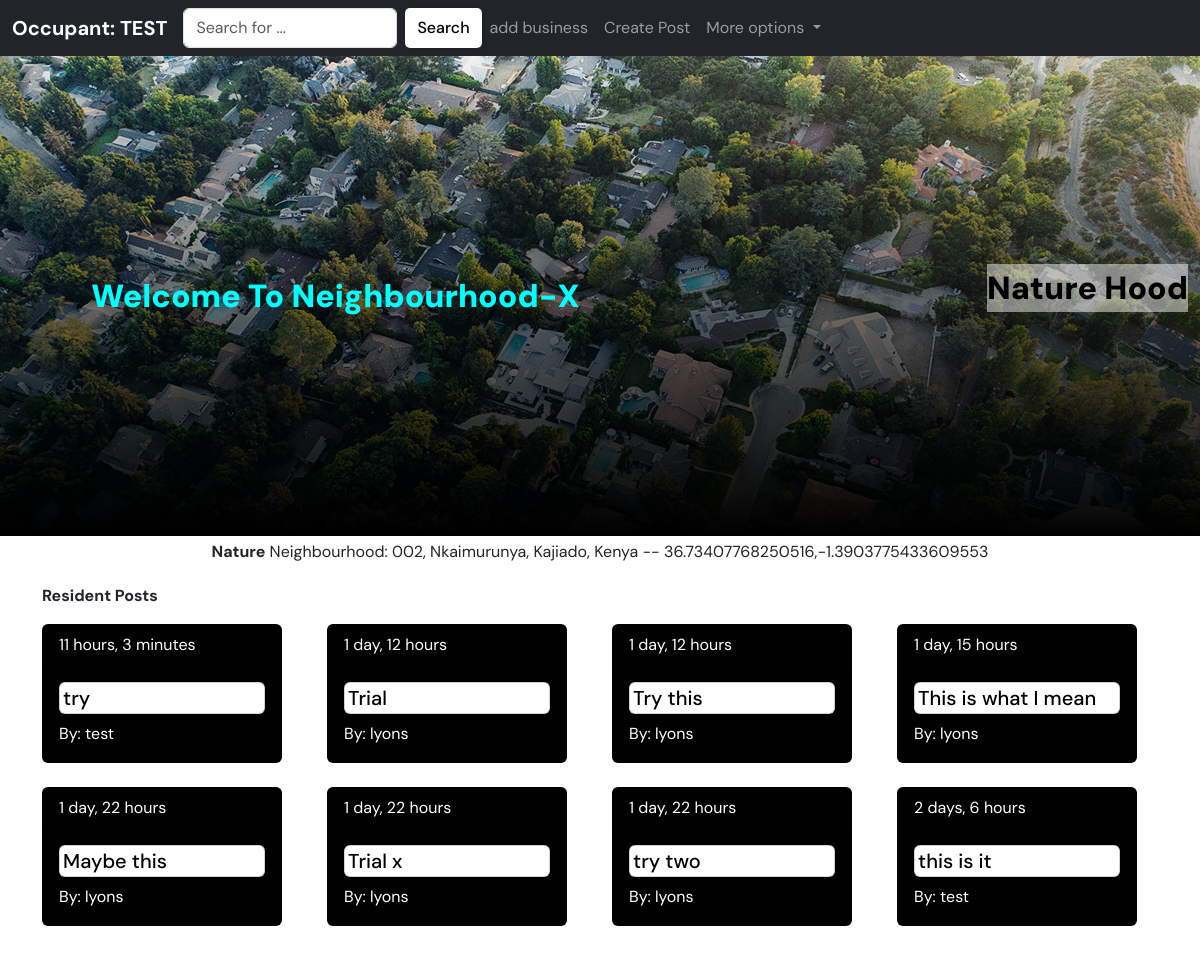
The page /resident-dashboard/ (signed in) on the database its author committed.
### neighbourhoodx/models.py (models this page shows, shortened)
class Neighbourhood(models.Model):
    admin = models.ForeignKey(Administrator, on_delete=models.CASCADE)
    name = models.CharField(max_length=30)
    location = LocationField(map_attrs={"center": [36.74,  -1.39], "marker_color": "red"})
    occupants = models.IntegerField(default=1, blank=True)
    address = AddressAutoHiddenField()
    class Meta:
        verbose_name = 'Neighbourhood'
        verbose_name_plural = 'Neighbourhoods'

class Post(models.Model):
    poster = models.ForeignKey(User, on_delete=models.SET_NULL, null=True)
    neighbourhood = models.ForeignKey(Neighbourhood, on_delete=models.CASCADE)
    body = models.TextField()
    posted = models.DateTimeField(auto_now_add=True)
    class Meta:
        verbose_name = 'Post'
        verbose_name_plural = 'Posts'
        ordering = ['-posted']

### neighbourhoodx/views.py (the view)
# urls.py: path('resident-dashboard/', views.residentDashboard, name="residentDashboard"),
@login_required(login_url='login')
def residentDashboard(request):
    user = request.user
    resident = Member.objects.get(user = user)
    get_neighbourhood = resident.neighbourhood
    if get_neighbourhood != None:
        posts = get_neighbourhood.post_set.all()
        n_long = get_neighbourhood.location[0]
        n_lat = get_neighbourhood.location[1]
        social_services = SocialServices.objects.filter(neighbourhood = get_neighbourhood)
        businesses = Business.objects.filter(neighbourhood = get_neighbourhood)
        print(social_services)
        banks = SocialServices.objects.filter(neighbourhood = get_neighbourhood, category = 'bank')
        fires = SocialServices.objects.filter(neighbourhood = get_neighbourhood, category = 'fire')
        polices = SocialServices.objects.filter(neighbourhood = get_neighbourhood, category = 'police')
        hospitals = SocialServices.objects.filter(neighbourhood = get_neighbourhood, category = 'hospital')
        print(hospitals)
        schools = SocialServices.objects.filter(neighbourhood = get_neighbourhood, category = 'school')
        m = folium.Map(location=[n_lat, n_long], zoom_start=16)
        folium.Marker([n_lat, n_long],
            popup=f'<strong>{user.username}</strong> Neighbourhood <p>where you belong</p>',
            tooltip='Click here for more',
            icon=folium.Icon(icon='home', color='blue')
            ).add_to(m)
        folium.CircleMarker(
            [n_lat, n_long],
            tooltip=f'<strong>{get_neighbourhood.name}</strong> Neighbourhood',
            popup='base',
            radius = 300,
            color='blue',
            fill=True,
            fill_color='aqua'
            ).add_to(m)
        if businesses != None:
            for business in businesses:
                s_long = business.location[0]
                s_lat = business.location[1]
                folium.Marker([s_lat, s_long],
                    popup=f'<strong>{business.name}</strong>',
                    tooltip='Click here for more',
                    icon=folium.Icon(color='red', icon='shopping-cart',)
                    ).add_to(m),
        if banks != None:
            for bank in banks:
                b_long = bank.location[0]
                b_lat = bank.location[1]
                folium.Marker([b_lat, b_long],
                    popup=f'<p style="width:10rem;"><strong>Name: {bank.name}</strong></p> <span>Category: {bank.category}</span> <p>Hotline: <strong>{bank.hotline}</strong></p> ',
                    tooltip='Click here for more',
                    icon=folium.Icon(color='orange', icon='credit-card')
                    ).add_to(m),
        if fires != None:
            for fire in fires:
                f_long = fire.location[0]
                f_lat = fire.location[1]
                folium.Marker([f_lat, f_long],
                    popup=f'<p style="width:10rem;"><strong>Name: {fire.name}</strong></p> <span>Category: {fire.category}</span> <p>Hotline: <strong>{fire.hotline}</strong></p>',
                    tooltip='Click here for more',
                    icon=folium.Icon(color='red', icon='fire')
                    ).add_to(m),
        if polices != None:
            for police in polices:
                p_long = police.location[0]
                p_lat = police.location[1]
                folium.Marker([p_lat, p_long],
                    popup=f'<p style="width:10rem;"><strong>Name: {police.name}</strong></p> <span>Category: {police.category}</span> <p>Hotline: <strong>{police.hotline}</strong></p>',
                    tooltip='Click here for more',
                    icon=folium.Icon(color='black', icon='flag')
                    ).add_to(m),
        if hospitals != None:
            for hospital in hospitals:
                h_long = hospital.location[0]
                h_lat = hospital.location[1]
                folium.Marker([h_lat, h_long],
                    popup=f'<p style="width:10rem;"><strong>Name: {hospital.name}</strong></p> <span>Category: {hospital.category}</span> <p>Hotline: <strong>{hospital.hotline}</strong></p>',
                    tooltip='Click here for more',
                    icon=folium.Icon(color='purple', icon='heart')
                    ).add_to(m),
        if schools != None:
            for school in schools:
                s_long = school.location[0]
                s_lat = school.location[1]
                folium.Marker([s_lat, s_long],
                    popup=f'<p style="width:10rem;"><strong>Name: {school.name}</strong></p> <span>Category: {school.category}</span> <p>Hotline: <strong>{school.hotline}</strong></p>',
                    tooltip='Click here for more',
                    icon=folium.Icon(color='green', icon='book')
                    ).add_to(m),
    else:
        posts = None
        return redirect(loginPage)
    m = m._repr_html_() #html representation
    context = {'map': m, 'hood': get_neighbourhood, 'posts':posts}
    return render(request, 'neighbourhoodx/resident_dashboard.html', context)

### neighbourhoodx/models.py (called while the page is built)
    def __str__(self):
        return self.name

### neighbourhoodx/templates/neighbourhoodx/resident_dashboard.html (shortened to what this page needs)
{% extends 'main.html' %}
{% load bootstrap5 %}
{% block content %}
{% include 'res_nav.html' %}
<div class="container-fluid admin">
    <div class="admin-blank">
        <strong class="text-center">Welcome To Neighbourhood-X</strong>
    </div>
    <div class="admin-map">
        <p class="text-center p-txt">{{hood.name}} Hood</p>
    </div>
</div>
<div class="container">
    <p class="text-center p-1"><strong>{{hood.name}}</strong> Neighbourhood: {{hood.address}} -- {{hood.location}}</p>
    <p><strong>Resident Posts</strong></p>
    <div class="row">
        {% for post in posts %}
        <div class="col-md-3">
            <div class="card text-white bg-black mb-4" style="max-width: 15rem; max-height: 9rem;">
                <div class="card-header">{{post.posted | timesince}}</div>
                <div class="card-body">
                    <h5 class="card-title card post-card">{{post.body}}</h5>
                    <p class="card-text">By: {{post.poster}}</p>
                </div>
            </div>
        </div>
        {% endfor %}
    </div>
</div>
<br>
{% endblock content %}

### templates/res_nav.html (shortened to what this page needs)
<nav class="navbar navbar-expand-lg navbar-dark bg-dark">
    <div class="container-fluid navbar-x">
        <a class="navbar-brand" href="{% url 'residentDashboard' %}"><strong>Occupant: {{request.user.username | upper}} </strong></a>
        <div class="collapse navbar-collapse" id="navbarSupportedContent">
            <ul class="navbar-nav me-auto mb-2 mb-lg-0">
                <form class="d-flex">
                    <input class="form-control me-2" type="search" placeholder="Search for ..." aria-label="Search">
                    <button class="btn btn--dark" type="submit">Search</button>
                </form>
                <li class="nav-item">
                    <a class="nav-link" href="{% url 'business' %}">add business</a>
                </li>
                <li class="nav-item">
                    <a class="nav-link" href="{% url 'resident-post' %}">Create Post</a>
                </li>
                <li class="nav-item dropdown">
                    <a class="nav-link dropdown-toggle" href="#" id="navbarDropdown" role="button"
                        data-bs-toggle="dropdown" aria-expanded="false">
                        More options
                    </a>
                        </li>
                    </ul>
        </div>
    </div>
</nav>

### static/css/main.css (style rules this page uses)
* { font-family: "DM Sans", -apple-system, BlinkMacSystemFont, "Segoe UI", Roboto, Oxygen, Ubuntu, Cantarell, "Open Sans", "Helvetica Neue", sans-serif; margin: 0; padding: 0; box-sizing: border-box; text-rendering: optimizeLegibility; }
.nav-item { color: black; }
.admin { height: 60vh; background: linear-gradient(to bottom, rgba(0, 153, 145, 0), rgba(0, 0, 0, 70)), url('../images/adminbg.jpg'); background-size: cover; background-repeat: no-repeat; display: flex; align-items: center; justify-content: space-between; }
.admin-blank { height: 60vh; width: 55%; display: flex; align-items: center; justify-content: center; color: aqua; font-weight: 900; font-size: 2rem; }
.admin-map { color: aqua; font-weight: 900; font-size: 1.2rem; }
.p-txt { font-weight: 900; font-size: 2rem; background-color: rgba(255, 255, 255, 0.473); color: rgb(0, 0, 0); text-align: center; }
.post-card { color: black; padding: 1.5%; }
.navbar-x { display: flex; align-items: center; justify-content: space-between; width: 100%; }
.btn { background-color: transparent; border: none; display: inline-flex; align-items: center; gap: 1rem; cursor: pointer; color: white; transition: all ease-in-out 0.3s; border-radius: 5px; box-shadow: 1px 1px 3px 1px rgba(0, 0, 0, 0.15); font-weight: 500; }
.btn--dark { background-color: white; color: black; }

### rows shown on the page
Neighbourhood: name "Nature", address "002, Nkaimurunya, Kajiado, Kenya", location "36.73407768250516,-1.3903775433609553"
Post: posted "11 hours, 3 minutes", body "try", poster "test"
Post: posted "1 day, 12 hours", body "Trial", poster "lyons"
Post: posted "1 day, 12 hours", body "Try this", poster "lyons"
Post: posted "1 day, 15 hours", body "This is what I mean", poster "lyons"
Post: posted "1 day, 22 hours", body "Maybe this", poster "lyons"
Post: posted "1 day, 22 hours", body "Trial x", poster "lyons"
Post: posted "1 day, 22 hours", body "try two", poster "lyons"
Post: posted "2 days, 6 hours", body "this is it", poster "test"

### other values the page prints
{{ request.user.username | upper }} "TEST"
